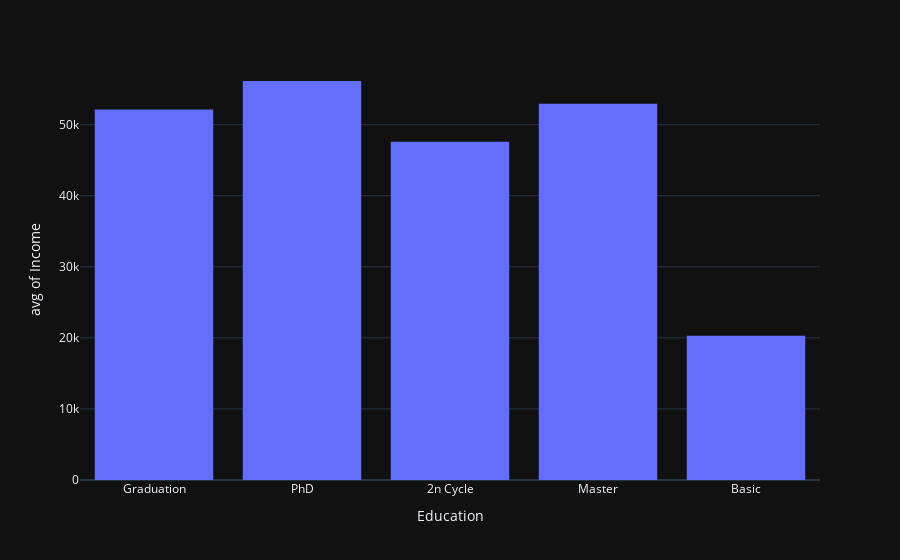

Notebook source saved alongside this figure:
### Code cell
px.histogram(df[['Income', 'Education']], x = 'Education', y = 'Income',
             histfunc = 'avg')

### Figure 1 — Plotly figure (JSON) as saved in the notebook; plotly's stock layout.template omitted (floating-point values rounded to 4 significant figures; data arrays with more than 128 entries replaced by an {"elided": "..."} marker saying what was removed)
{"data": [{"alignmentgroup": "True", "bingroup": "x", "histfunc": "avg", "hovertemplate": "Education=%{x}<br>avg of Income=%{y}<extra></extra>", "legendgroup": "", "marker": {"color": "#636efa", "pattern": {"shape": ""}}, "name": "", "offsetgroup": "", "orientation": "v", "showlegend": false, "type": "histogram", "x": {"elided": "2239 str values"}, "xaxis": "x", "y": {"elided": "2239 float values"}, "yaxis": "y"}], "layout": {"barmode": "relative", "legend": {"tracegroupgap": 0}, "margin": {"t": 60}, "xaxis": {"anchor": "y", "domain": [0, 1], "title": {"text": "Education"}}, "yaxis": {"anchor": "x", "domain": [0, 1], "title": {"text": "avg of Income"}}}}
